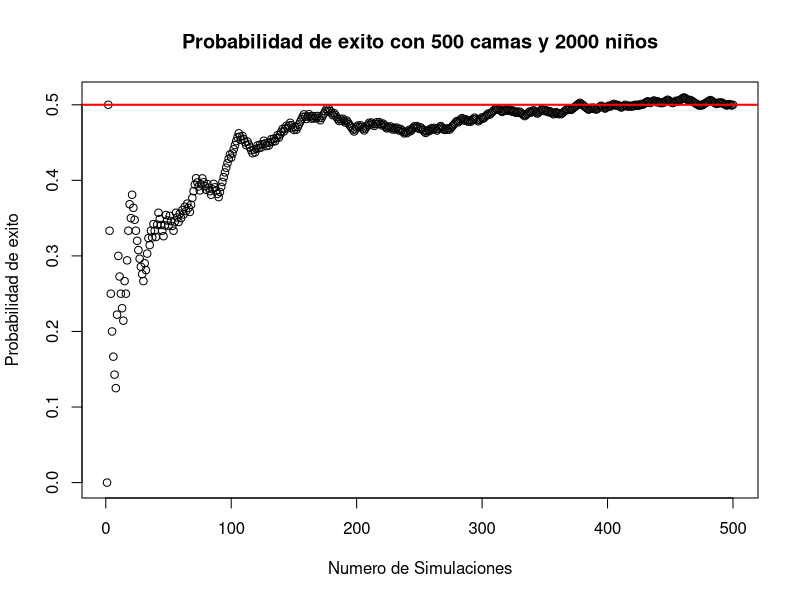

The R script that drew this image:


gene <- c(0,0,0,1)
nsimulations <- 500
sick <- c()
babys <-2000
expected_babys <- babys/4
beds <- 500

success_beds <- c()
times_success <- c()
prob_success <- c()

for(i in 1:nsimulations){
  test <- replicate(babys,sample(gene,1,replace = TRUE))
  sick <- c(sick,sum(test))
  if(sum(test)<=beds){
    success_beds <- c(success_beds,1)
  }
  times_success<- c(times_success,sum(success_beds))
  prob_success<- c(prob_success,sum(success_beds)/i)
}

plot(1:nsimulations,prob_success,
     xlab = "Numero de Simulaciones",
     ylab = "Probabilidad de exito",
     main = "Probabilidad de exito con 500 camas y 2000 niños")
abline(h=0.5,col='red',lwd=2)

